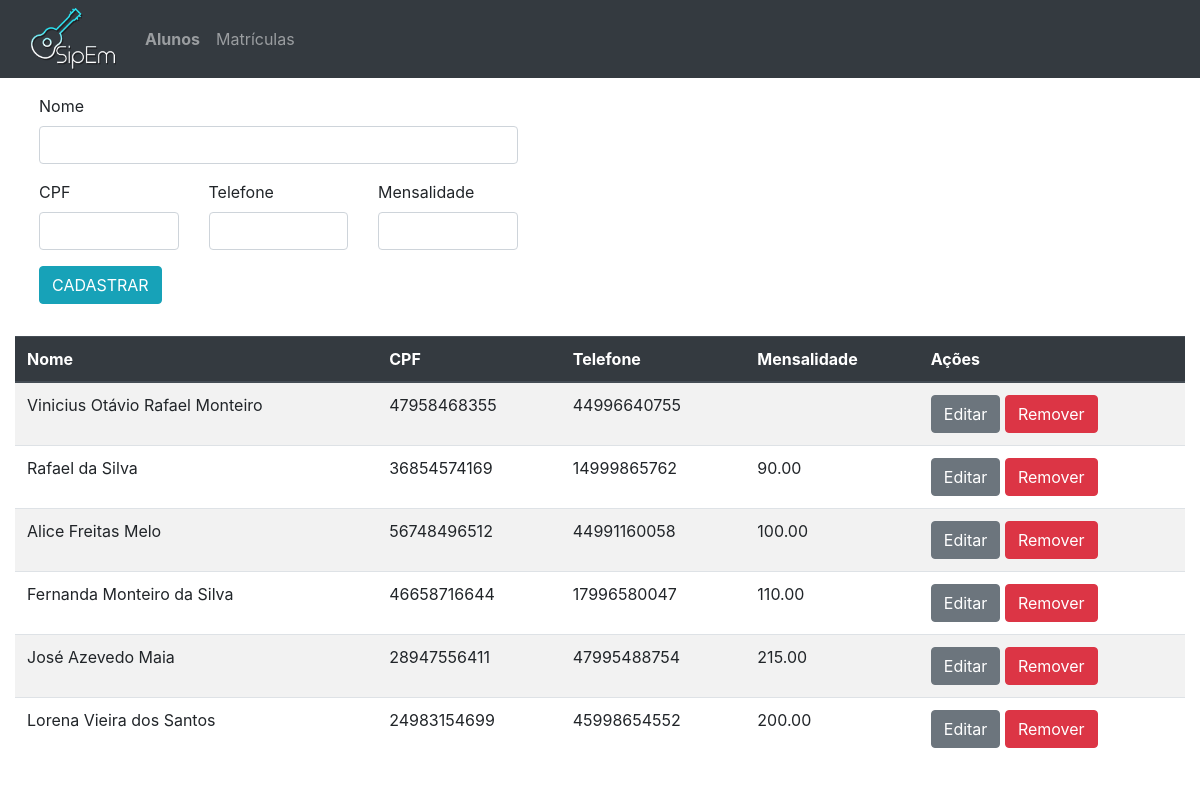
/htdocs/SipEm/index.php, run on the app's committed database.
### tables this page shows
CREATE TABLE `alunos` (
  `id` int(11) NOT NULL,
  `cpf` varchar(12) NOT NULL,
  `nome` varchar(100) NOT NULL,
  `telefone` varchar(20) NOT NULL,
  `mensalidade` decimal(10,2) DEFAULT NULL
);

### htdocs/SipEm/busca.php (called while the page is built)
<?php
$busca = $pdo->prepare("SELECT id, nome, cpf, telefone, mensalidade FROM alunos");
try
{
	$busca->execute();
}
catch (Exception $e)
{
	echo 'Error: ' . $e->getMessage();
}
?>

### htdocs/SipEm/index.php (the view, shortened to what this page needs)
<?php
include_once("config/config.php");
include_once("busca.php");
?>
<html>
    <head>
        <link rel="stylesheet" type="text/css" href="./css/main.css">
        <link rel="stylesheet" href="https://stackpath.bootstrapcdn.com/bootstrap/4.3.1/css/bootstrap.min.css">
    </head>
    <body>
        <nav class="navbar navbar-expand-sm navbar-dark bg-dark">
            <div class=container-fluid>
                    <img src="img/novologo.png" class= "logo" class="navbar-brand" >
                    <div class="collapse navbar-collapse" id="navbarMenu">
                        <ul class="navbar-nav">
                            <li class="nav-item">
                                <a href="http://localhost/SipEm/index.php" style="font-weight:650;" class="nav-link">Alunos</a>
                            </li>
                            <li class="nav-item">
                                <a href="http://localhost/SipEm/indexM.php" class="nav-link">Matrículas</a>
                            </li>
                        </ul>
                    </div>
            </div>
        </nav>
        <div class =container-fluid>
            <form class="px-4 py-3" action="envia.php" method="post">
                <div class="form-group">
                    <label for="nome">Nome</label>
                    <input name= "nome" id="nome" class="form-control" type="text" required>
                </div>
                <div class="row">
                    <div class="col">
                        <div class="form-group">
                            <label for="cpf">CPF</label>
                            <input name="cpf" id="cpf" class="form-control" type="text" required>
                        </div>
                    </div>
                    <div class="col">
                        <div class="form-group">
                            <label for="telefone">Telefone</label>
                            <input name="telefone" id="telefone" class="form-control" type="text" required>
                        </div>
                    </div>
                    <div class="col">
                        <div class="form-group">
                            <label for="mensalidade">Mensalidade</label>
                            <input name= "mensalidade" id="mensalidade" class="form-control" type="text" required>
                        </div>
                    </div>
                </div>
                <button type="submit"  class="btn btn-info">CADASTRAR</button>
            </form>
        </div>
        <div class= container-fluid>
            <table class= "table table-striped">
                <thead class="thead-dark">
                    <tr>
                        <th>Nome</th>
                        <th>CPF</th>
                        <th>Telefone</th>
                        <th>Mensalidade</th>
                        <th>Ações</th>
                    </tr>
                </thead>
                <tbody>
                    <?php
                        while ($linha = $busca->fetch(PDO::FETCH_ASSOC)) {
                    ?>
                    <tr>
                        <td><?php echo $linha['nome'] ?></td>
                        <td><?php echo $linha['cpf'] ?></td>
                        <td><?php echo $linha['telefone'] ?></td>
                        <td><?php echo $linha['mensalidade'] ?></td>
                        <td>
                        <button type="button" class="btn btn-secondary">
                                <a style="text-decoration: none; color: inherit;" href="atualiza.php?id=<?php echo $linha['id']?>">Editar</a>
                            </button>
                            <button type="button" class="btn btn-danger" data-toggle="modal" data-target="#exampleModal<?php echo $linha['id']?>">
                                Remover
                            </button>
                        </td>
                    </tr>
                    <?php
                        }
                    ?>
                </tbody>
            </table>
        </div>
    </body>
</html>

### htdocs/SipEm/css/main.css (style rules this page uses)
.logo { width: 85px; }
ul { margin-left: 2%; }
form { width: 45%; }

### data on the page
alunos: nome "Vinicius Otávio Rafael Monteiro", cpf "47958468355", telefone "44996640755"
alunos: nome "Rafael da Silva", cpf "36854574169", telefone "14999865762", mensalidade "90.00"
alunos: nome "Alice Freitas Melo", cpf "56748496512", telefone "44991160058", mensalidade "100.00"
alunos: nome "Fernanda Monteiro da Silva", cpf "46658716644", telefone "17996580047", mensalidade "110.00"
alunos: nome "José Azevedo Maia", cpf "28947556411", telefone "47995488754", mensalidade "215.00"
alunos: nome "Lorena Vieira dos Santos", cpf "24983154699", telefone "45998654552", mensalidade "200.00"
